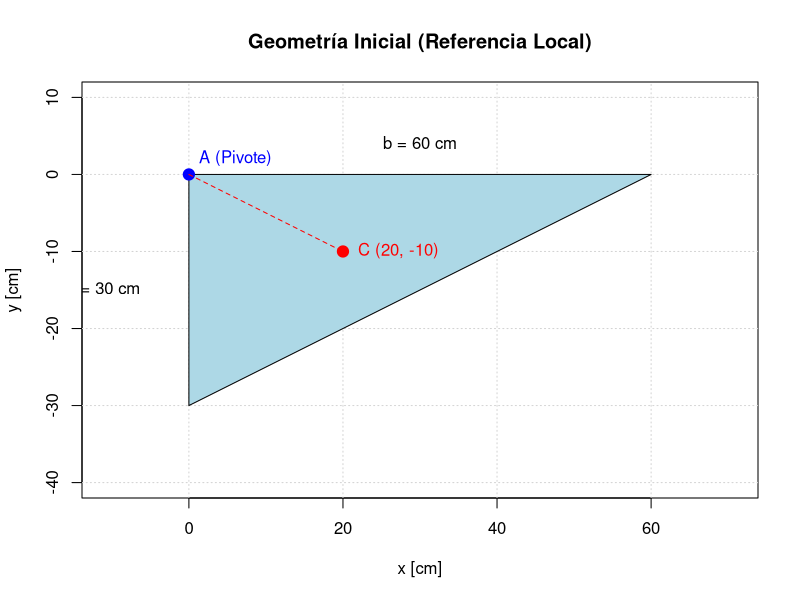
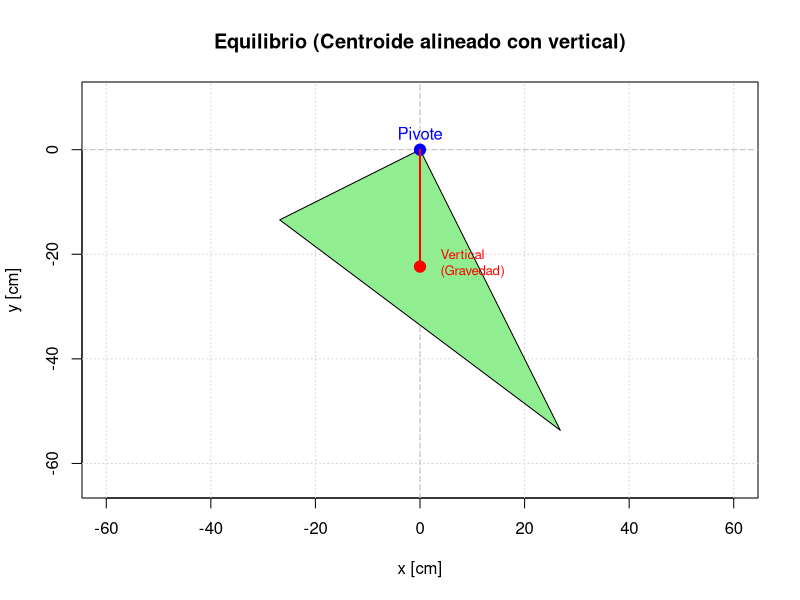

R code for these plots, in order:

# Directory for images
img_dir <- "../images"
if (!dir.exists(img_dir)) {
  dir.create(img_dir, recursive = TRUE)
}

# --- Geometry Data ---
# Vertices: A(0,0) [Pivot], B(60,0), C(0,-30)
# Centroid: x_c = 20, y_c = -10

# 1. Geometry & Centroid Plot
png(file.path(img_dir, "2016_2_p30_geom.png"), width = 600, height = 400)

# Set up plot area
par(mar = c(5, 4, 4, 2) + 0.1)
plot(NA, xlim = c(-10, 70), ylim = c(-40, 10), xlab = "x [cm]", ylab = "y [cm]", main = "Geometría Inicial (Referencia Local)", asp = 1)
grid()

# Triangle
polygon(c(0, 60, 0), c(0, 0, -30), col = "lightblue", border = "black")

# Pivot
points(0, 0, col = "blue", pch = 19, cex = 1.5)
text(0, 2, "A (Pivote)", col = "blue", pos = 4)

# Centroid
points(20, -10, col = "red", pch = 19, cex = 1.5)
text(20, -10, " C (20, -10)", col = "red", pos = 4)

# Line Pivot-Centroid
segments(0, 0, 20, -10, col = "red", lty = 2)

# Annotations
text(30, 2, "b = 60 cm", pos = 3)
text(-5, -15, "h = 30 cm", pos = 2)

dev.off()

# 2. Equilibrium Plot
# Rotation angle
theta_rot_rad <- -atan2(-10, 20) - pi/2 # Rotate so vector (20,-10) aligns with (0,-1)
# Angle of (20,-10) is approx -26.56 deg. We want -90 deg. Rotation is -90 - (-26.56) = -63.44 deg.

rotate_pt <- function(x, y, angle_rad) {
  x_new <- x * cos(angle_rad) - y * sin(angle_rad)
  y_new <- x * sin(angle_rad) + y * cos(angle_rad)
  return(list(x = x_new, y = y_new))
}

# Vertices
v1 <- rotate_pt(0, 0, theta_rot_rad)
v2 <- rotate_pt(60, 0, theta_rot_rad)
v3 <- rotate_pt(0, -30, theta_rot_rad)

# Centroid
c_rot <- rotate_pt(20, -10, theta_rot_rad)

# Plot
png(file.path(img_dir, "2016_2_p30_eq.png"), width = 600, height = 600)

par(mar = c(5, 4, 4, 2) + 0.1)
# Calculate limits based on rotated points
xs <- c(v1$x, v2$x, v3$x, c_rot$x, 0)
ys <- c(v1$y, v2$y, v3$y, c_rot$y, -50)
plot(NA, xlim = range(xs) + c(-10, 10), ylim = range(ys) + c(-10, 10), xlab = "x [cm]", ylab = "y [cm]", main = "Equilibrio (Centroide alineado con vertical)", asp = 1)
grid()

# Vertical Line
abline(v = 0, col = "gray", lty = 2)
# Horizontal Line
abline(h = 0, col = "gray", lty = 2)

# Rotated Triangle
polygon(c(v1$x, v2$x, v3$x), c(v1$y, v2$y, v3$y), col = "lightgreen", border = "black")

# Pivot
points(0, 0, col = "blue", pch = 19, cex = 1.5)
text(0, 0, "Pivote", col = "blue", pos = 3)

# Centroid
points(c_rot$x, c_rot$y, col = "red", pch = 19, cex = 1.5)

# Line Pivot-Centroid (Vertical)
segments(0, 0, c_rot$x, c_rot$y, col = "red", lwd = 2)
text(c_rot$x + 2, c_rot$y, "Vertical\n(Gravedad)", col = "red", pos = 4, cex = 0.8)

# Angle alpha (between cathetus b and vertical)
# Cathetus b is from A(0,0) to B_rot(v2).
# Vertical is (0, -1). 
# Angle of AB_rot:
angle_AB <- atan2(v2$y, v2$x) * 180 / pi
# Angle vertical is -90. Diff is | -90 - angle_AB |.
# Wait, previous solution said: "cateto b hace un ángulo de 63.4 con la horizontal".
# Here horizontal is 0. Vertical is -90. 
# Let's verify.

dev.off()
